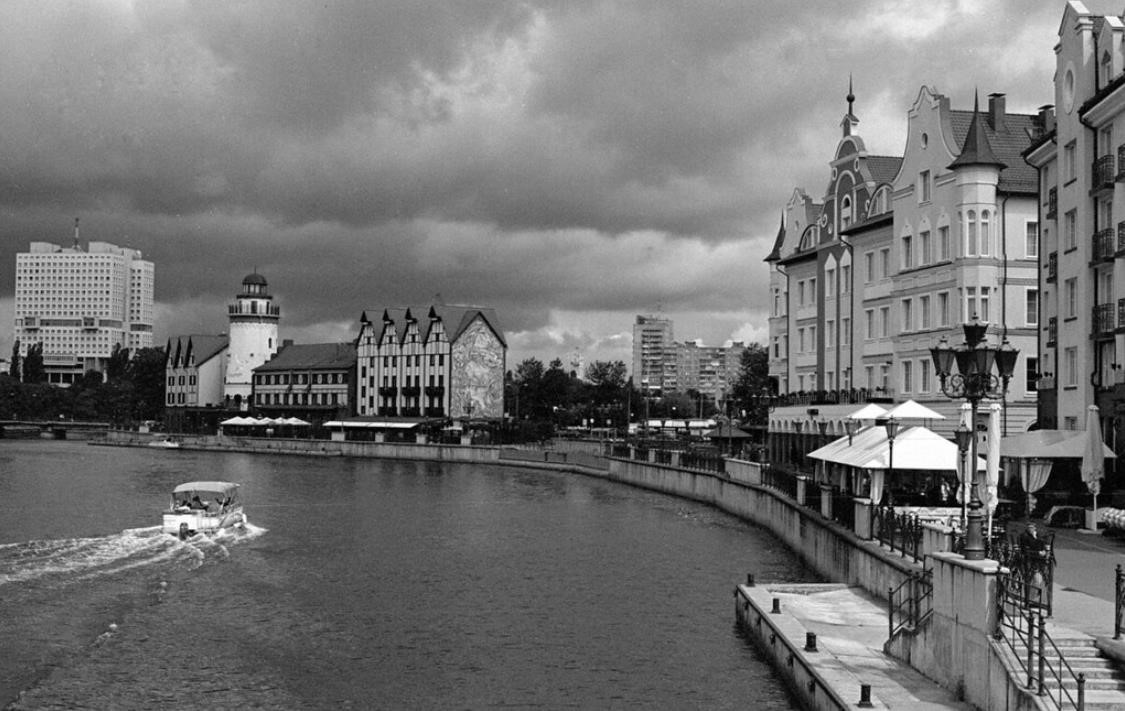
#> input picture image1.jpeg, 1125 x 711 px
$ python module_11_1.py
#> lines starting #> are read from the running program, lines starting #| are printed output that depends on the picture
# Сначала устанавливаем и обновляем PIP до последней версии.
# [notice] A new release of pip is available: 23.2.1 -> 24.3.1
# [notice] To update, run: python.exe -m pip install --upgrade pip
# (.venv) PS C:\Users\asus\PycharmProjects\module_11_1> python.exe -m pip install --upgrade pip
# Requirement already satisfied: pip in c:\users\asus\pycharmprojects\module_11_1\.venv\lib\site-packages (23.2.1)
# Collecting pip
#   Obtaining dependency information for pip from https://files.pythonhosted.org/packages/ef/7d/500c9ad20238fcfcb4cb9243eede163594d7020ce87bd9610c9e02771876/pip-24.3.1-py3-none-any.whl.metadata
#   Downloading pip-24.3.1-py3-none-any.whl.metadata (3.7 kB)
# Downloading pip-24.3.1-py3-none-any.whl (1.8 MB)
#    ━━━━━━━━━━━━━━━━━━━━━━━━━━━━━━━━━━━━━━━━ 1.8/1.8 MB 6.1 MB/s eta 0:00:00
# Installing collected packages: pip
#   Attempting uninstall: pip
#     Found existing installation: pip 23.2.1
#     Uninstalling pip-23.2.1:
#       Successfully uninstalled pip-23.2.1
# Successfully installed pip-24.3.1
# (.venv) PS C:\Users\asus\PycharmProjects\module_11_1>

# Библиотека изображений Python PIL (Pillow) — это дружественная к пользователю версия
# обработки изображений Python. Будем применять её для обработки наших изображений.

from PIL.DdsImagePlugin import module
from PIL.ImageMath import imagemath_int

# Теперь устанавливаем нужные мне библиотеки для работы с изображениями.
# Я буду менять размеры изображений,применять фильтр для размытия изображения
# и конвертировать изображения в другой формат.

# Берём любое изображение, которое поддерживает наш редактор изображений и переносим и
# сохраняем его в папке проекта.

from PIL import Image, ImageFilter

# Выбираем изображение
image = Image.open('image1.jpeg')
#> image is the input picture: PIL image 1125x711 RGB; min 0, max 255, mean 114.2

# 1. Изменяем размера изображения и сохраняем с новыми параметрами
resized_image = image.resize((800, 600))
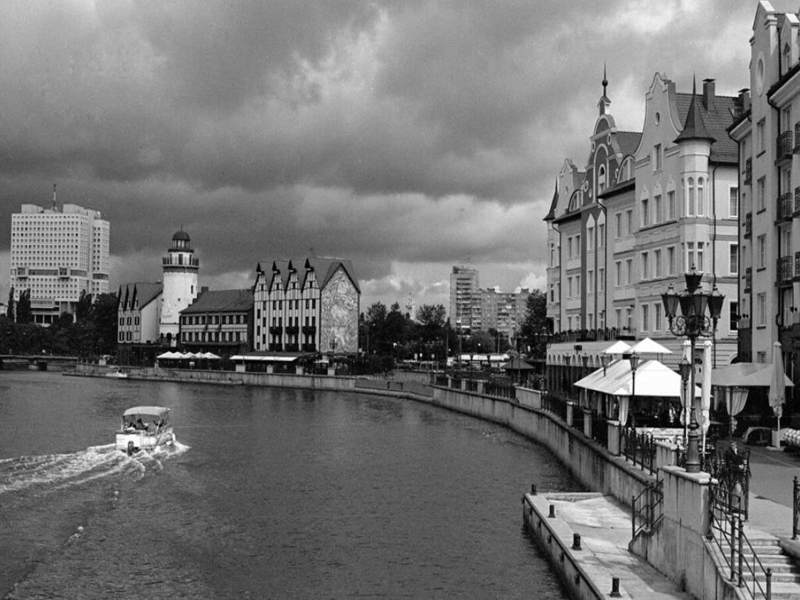
#> resized_image: PIL image 800x600 RGB; min 0, max 255, mean 114.2
resized_image.save('resized_image.jpg')

# 2. Применяем фильтр размытия изображения и тоже сохраняем
blurred_image = image.filter(ImageFilter.BLUR)
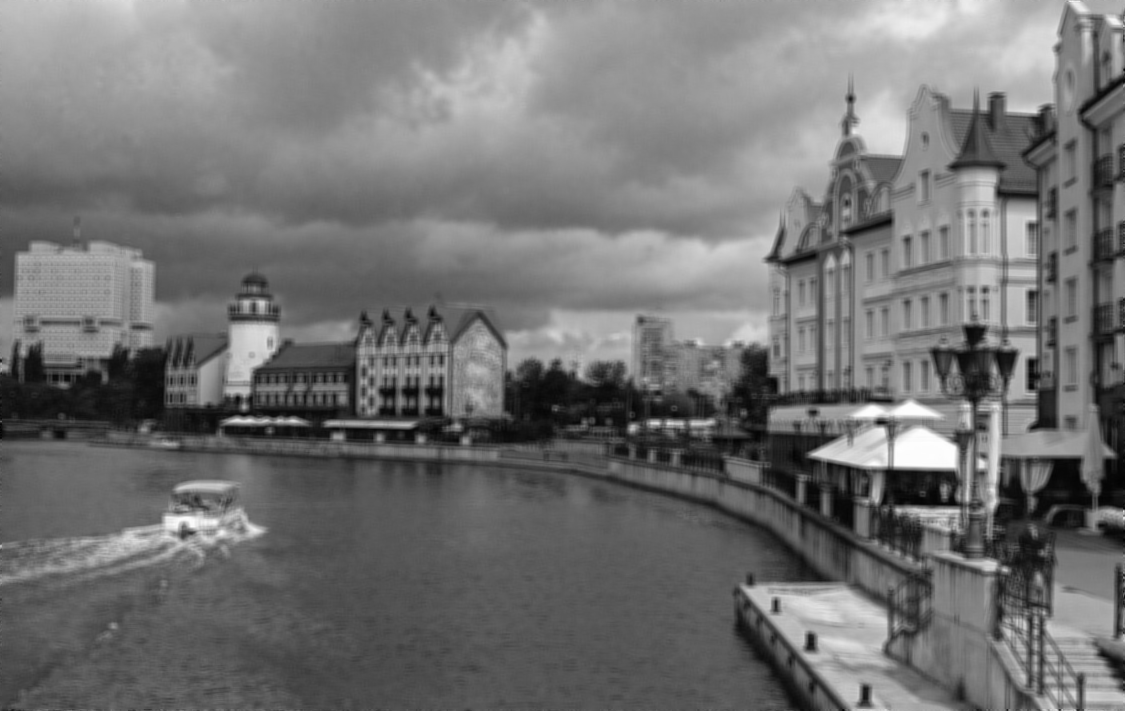
#> blurred_image: PIL image 1125x711 RGB; min 2, max 254, mean 114.2
blurred_image.save('blurred_image.jpg')

# 3. Конвертируем изображение в другой формат (PNG) и сохраняем в новом формате.
image.save('converted_image.png', format='PNG')

# Возможности библиотеки:
# Библиотека Pillow предоставляет много функций для работы с изображениями.
# Она включает в себя:
# Обработку изображений с возможностью изменение размера, обрезки, поворот и т.д.
# Применение фильтров: встроенные фильтры используют для размытия, резкости и других эффектов.
# Конвертация форматов: поддержка различных форматов изображений, таких как JPEG, PNG, BMP
# и другие.
# Создание новых изображений: возможность создания изображений с нуля и добавления текста
# или простых фигур.
# Таким образом библиотека Pillow значительно расширяет возможности Python в области
# обработки изображений. С ее помощью можно легко и быстро выполнять различные операции
# с изображениями, что делает ее незаменимым инструментом для разработчиков и дизайнеров.
